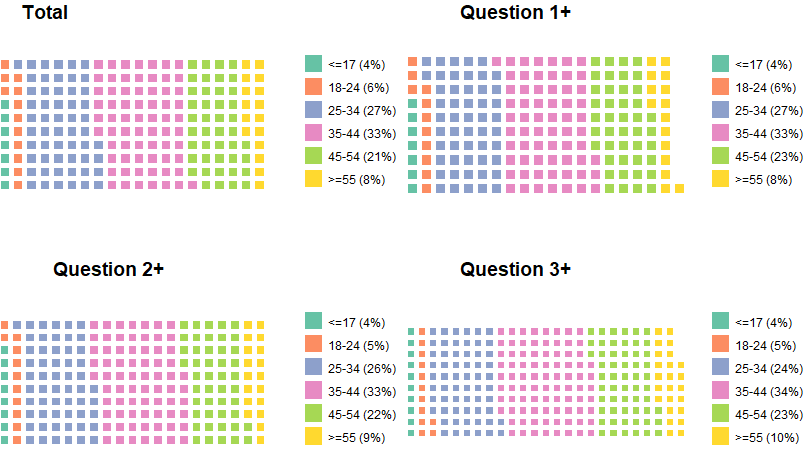

Here is the R script that generated this plot:
library(ggplot2)
theme_set(theme_classic())

# Source: Frequency table

#df <- as.data.frame(table(mpg$class))
#colnames(df) <- c("class", "freq")
#pie <- ggplot(df, aes(x = "", y=freq, fill = factor(class))) + 
#  geom_bar(width = 1, stat = "identity") +
#  theme(axis.line = element_blank(), 
#        plot.title = element_text(hjust=0.5)) + 
#  labs(fill="class", 
#       x=NULL, 
#       y=NULL, 
#       title="Pie Chart of class", 
#       caption="Source: mpg")

#pie + coord_polar(theta = "y", start=0)

# Source: Categorical variable.
# mpg$class
#pie <- ggplot(mpg, aes(x = "", fill = factor(class))) + 

#pie <- ggplot(mpg, aes(x = "", fill = factor(class))) +
#  geom_bar(width = 1) +
#  theme(axis.line = element_blank(), 
#        plot.title = element_text(hjust=0.5)) + 
#  labs(fill="class", 
#       x=NULL, 
#       y=NULL, 
#       title="Pie Chart of class", 
#       caption="Source: mpg")

#pie <- pie + coord_polar(theta = "y", start=0)

source_df <- read.csv("visualizations/age.csv")

pieTotal <- ggplot(source_df, aes(x = "", y=totalTweets, fill = factor(faixa))) + 
  geom_bar(width = 1, stat = "identity") +
  theme(axis.line = element_blank(), 
        plot.title = element_text(hjust=0.5)) + 
  coord_polar(theta = "y", start=0) +
  labs(fill="faixa", 
       x=NULL, 
       y="MARCOS", 
       title="Total of tweets")

pieTotal

pieQ1 <- ggplot(source_df, aes(x = "", y=totalTweetsQ1, fill = factor(faixa))) + 
  geom_bar(width = 1, stat = "identity") +
  theme(axis.line = element_blank(), 
        plot.title = element_text(hjust=0.5)) + 
  labs(fill="faixa", 
       x=NULL, 
       y=NULL, 
       title="Question 1+")

pieQ1 <- pieQ1 + coord_polar(theta = "y", start=0)

pieQ2 <- ggplot(source_df, aes(x = "", y=totalTweetsQ2, fill = factor(faixa))) + 
  geom_bar(width = 1, stat = "identity") +
  theme(axis.line = element_blank(), 
        plot.title = element_text(hjust=0.5)) + 
  labs(fill="faixa", 
       x=NULL, 
       y=NULL, 
       title="Question 2+")

pieQ2 <- pieQ2 + coord_polar(theta = "y", start=0)

pieQ3 <- ggplot(source_df, aes(x = "", y=totalTweetsQ3, fill = factor(faixa))) + 
  geom_bar(width = 1, stat = "identity") +
  theme(axis.line = element_blank(), 
        plot.title = element_text(hjust=0.5)) + 
  labs(fill="faixa", 
       x=NULL, 
       y=NULL, 
       title="Question 3+")

pieQ3 <- pieQ3 + coord_polar(theta = "y", start=0)


library("cowplot")
plot_grid(pieTotal, pieQ1, pieQ2, pieQ3, labels = c("Total", "Question 1", "Q2", "Q3"), ncol = 2, nrow = 2)


#install.packages("waffle")
library(waffle)

header <- c("<=17", "18-24", "25-34", "35-44", "45-54", ">=55")

tmp <- transform(source_df, transform=totalTweets/15)
vals <- c(tmp$transform)
val_names <- sprintf("%s (%s)", header, scales::percent(round(vals/sum(vals), 2)))
names(vals) <- val_names
plotPai <- waffle::waffle(vals) + theme(plot.margin = unit(c(0, 0, 0, 0), "cm"))

tmp <- transform(source_df, transform=totalTweetsQ1/9)
vals <- c(tmp$transform)
val_names <- sprintf("%s (%s)", header, scales::percent(round(vals/sum(vals), 2)))
names(vals) <- val_names
plotQ1 <- waffle::waffle(vals) + theme(plot.margin = unit(c(0, 0, 0, 0), "cm"))

tmp <- transform(source_df, transform=totalTweetsQ2/5)
vals <- c(tmp$transform)
val_names <- sprintf("%s (%s)", header, scales::percent(round(vals/sum(vals), 2)))
names(vals) <- val_names
plotQ2 <- waffle::waffle(vals) + theme(plot.margin = unit(c(0, 0, 0, 0), "cm"))

tmp <- transform(source_df, transform=totalTweetsQ3/2)
vals <- c(tmp$transform)
val_names <- sprintf("%s (%s)", header, scales::percent(round(vals/sum(vals), 2)))
names(vals) <- val_names
plotQ3 <- waffle::waffle(vals) + theme(plot.margin = unit(c(0, 0, 0, 0), "cm"))

#waffle(parts, rows=8)
#waffle(parts, rows=8, size=1, colors=c("#969696", "#1879bf", "#009bda"), legend_pos="bottom") 

library("cowplot")
plot_grid(plotPai, plotQ1, plotQ2, plotQ3, labels = c("Total", "Question 1+", "Question 2+", "Question 3+"), ncol = 2, nrow = 2)


#https://github.com/hrbrmstr/waffle

library(ggplot2)
library(emojifont)
load.fontawesome()

library(extrafont)
waffle(vals, rows=3, colors=c("#969696", "#1879bf", "#009bda"),
       use_glyph="medkit", size=8)



install.packages("https://github.com/FortAwesome/Font-Awesome/tree/master/fonts")


install_github("FortAwesome/Font-Awesome")
githubinstall("PackageName")


install.packages("devtools")
devtools::install_github("FortAwesome/Font-Awesome")


install.packages("extrafontdb", repos = "http://cran.rstudio.com/")

fa_font <- tempfile(fileext = ".ttf")
download.file("http://maxcdn.bootstrapcdn.com/font-awesome/4.3.0/fonts/fontawesome-webfont.ttf?v=4.3.0",
              destfile = fa_font, method = "curl")


font_import(paths = dirname(fa_font), prompt = FALSE)



install.packages("emojifont")
library("emojifont")
load.fontawesome()
fa <- fontawesome(c('fa-github', 'fa-weibo', 'fa-twitter', 'fa-android', 'fa-coffee'))
fa


set.seed(2016-03-09)
fa <- fontawesome(c('fa-smile', 'fa-weibo', 'fa-twitter', 'fa-android', 'fa-coffee'))
d <- data.frame(x=rnorm(20), 
                y=rnorm(20), 
                label=sample(fa, 20, replace=T))

ggplot(d, aes(x, y, color=label)) + 
  geom_text(aes(label=label), family='fontawesome-webfont')+
  xlab(NULL)+ylab(NULL)
  
library(emojifont)
search_emoji('smile')
emoji(search_emoji('smile'))

set.seed(123)
x <- rnorm(10)
set.seed(321)
y <- rnorm(10)
plot(x, y, cex=0)
text(x, y, labels=emoji('cow'), cex=1.5, col='steelblue', family='EmojiOne')


d <- data.frame(x=x, y=y,
                label = sample(c(emoji('cow'), emoji('camel')), 10, replace=TRUE),
                type = sample(LETTERS[1:3], 10, replace=TRUE))

library("ggplot2")
ggplot(d, aes(x, y, color=type, label=label)) +
  geom_text(family="EmojiOne", size=6)
